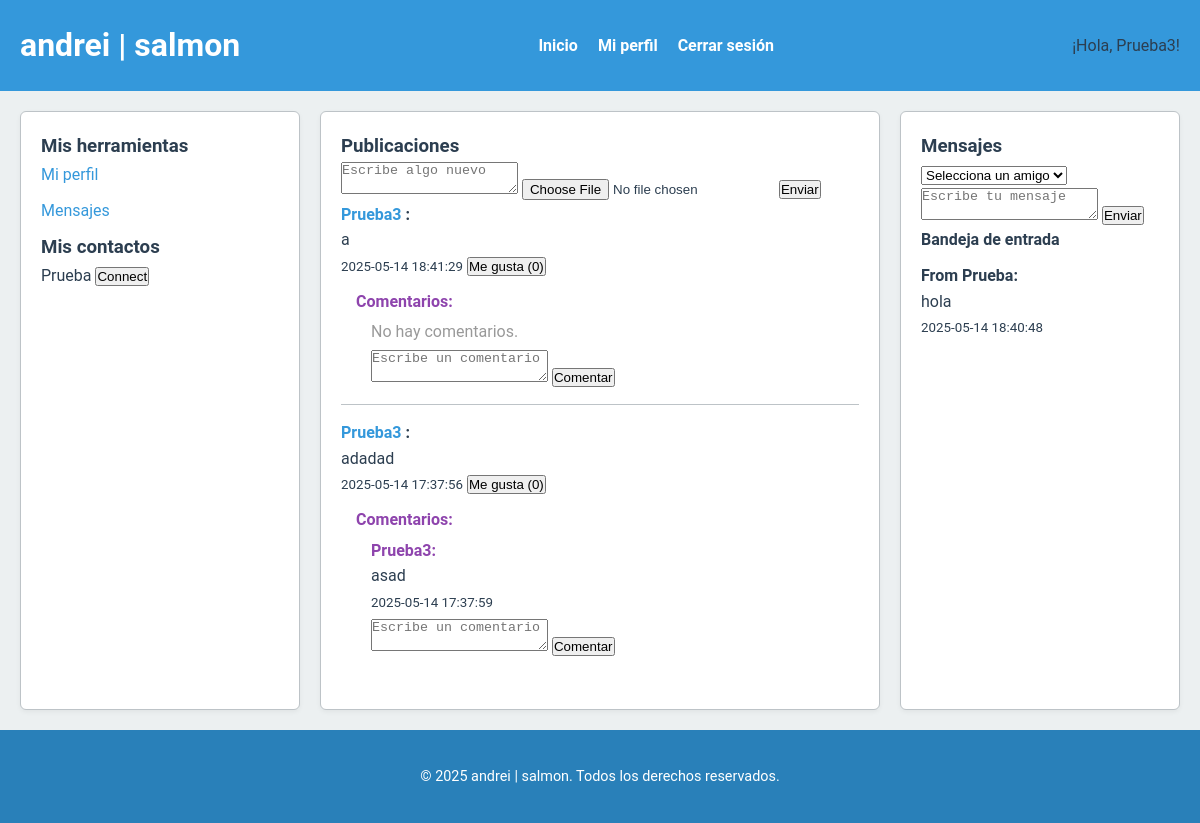
/index.php (signed in), run on the app's committed database.
### tables this page shows
CREATE TABLE users (
            id INTEGER PRIMARY KEY AUTOINCREMENT,
            username TEXT UNIQUE NOT NULL,
            password TEXT NOT NULL
        );

CREATE TABLE comments (
            id INTEGER PRIMARY KEY AUTOINCREMENT,
            post_id INTEGER NOT NULL,
            user_id INTEGER NOT NULL,
            content TEXT NOT NULL,
            created_at DATETIME DEFAULT CURRENT_TIMESTAMP,
            FOREIGN KEY(post_id) REFERENCES posts(id),
            FOREIGN KEY(user_id) REFERENCES users(id)
        );

CREATE TABLE messages (
            id INTEGER PRIMARY KEY AUTOINCREMENT,
            sender_id INTEGER NOT NULL,
            recipient_id INTEGER NOT NULL,
            content TEXT NOT NULL,
            created_at DATETIME DEFAULT CURRENT_TIMESTAMP,
            FOREIGN KEY(sender_id) REFERENCES users(id),
            FOREIGN KEY(recipient_id) REFERENCES users(id)
        );

### src/Models/User.php (called while the page is built, shortened)
<?php
class User {
    private $db;
    public function __construct($db) {
        $this->db = $db;
    }
    public function findById($id) {
        $stmt = $this->db->prepare('SELECT * FROM users WHERE id = ?');
        $stmt->bindValue(1, $id, SQLITE3_INTEGER);
        $result = $stmt->execute();
        return $result->fetchArray(SQLITE3_ASSOC);
    }
    public function getAllExcept($excludeId) {
        $stmt = $this->db->prepare('SELECT * FROM users WHERE id != ?');
        $stmt->bindValue(1, $excludeId, SQLITE3_INTEGER);
        $result = $stmt->execute();
        $users = [];
        while ($row = $result->fetchArray(SQLITE3_ASSOC)) {
            $users[] = $row;
        }
        return $users;
    }
}
?>

### src/Helpers/Utils.php (called while the page is built, shortened)
<?php
function escape($string) {
    return htmlspecialchars($string, ENT_QUOTES, 'UTF-8');
}
?>

### src/Models/Post.php (called while the page is built, shortened)
<?php
class Post {
    private $db;
    public function __construct($db) {
        $this->db = $db;
    }
    public function getFeedPosts($userId) {
        $stmt = $this->db->prepare('
            SELECT
                posts.id AS post_id,
                posts.user_id AS post_user_id,
                posts.content,
                posts.image_path,
                posts.created_at,
                users.username,
                (SELECT COUNT(*) FROM likes WHERE likes.post_id = posts.id) AS like_count
            FROM posts
            JOIN users ON posts.user_id = users.id
            WHERE posts.user_id = ?
               OR posts.user_id IN (SELECT friend_id FROM connections WHERE user_id = ?)
            ORDER BY posts.created_at DESC
        ');
        $stmt->bindValue(1, $userId, SQLITE3_INTEGER);
        $stmt->bindValue(2, $userId, SQLITE3_INTEGER);
        $result = $stmt->execute();
        $posts = [];
        while ($row = $result->fetchArray(SQLITE3_ASSOC)) {
            $posts[] = $row;
        }
        return $posts;
    }
}
?>

### src/Models/Comment.php (called while the page is built, shortened)
<?php
class Comment {
    private $db;
    public function __construct($db) {
        $this->db = $db;
    }
    public function getCommentsByPostId($postId) {
        $stmt = $this->db->prepare('
            SELECT c.*, u.username
            FROM comments c
            JOIN users u ON c.user_id = u.id
            WHERE c.post_id = ?
            ORDER BY c.created_at ASC
        ');
        $stmt->bindValue(1, $postId, SQLITE3_INTEGER);
        $result = $stmt->execute();
        $comments = [];
        while ($row = $result->fetchArray(SQLITE3_ASSOC)) {
            $comments[] = $row;
        }
        return $comments;
    }
}
?>

### src/Models/Message.php (called while the page is built, shortened)
<?php
class Message {
    private $db;
    public function __construct($db) {
        $this->db = $db;
    }
    public function getInbox($userId) {
        $stmt = $this->db->prepare('
            SELECT m.*, u.username AS sender_username
            FROM messages m
            JOIN users u ON m.sender_id = u.id
            WHERE m.recipient_id = ?
            ORDER BY m.created_at DESC
        ');
        $stmt->bindValue(1, $userId, SQLITE3_INTEGER);
        $result = $stmt->execute();
        $messages = [];
        while ($row = $result->fetchArray(SQLITE3_ASSOC)) {
            $messages[] = $row;
        }
        return $messages;
    }
}
?>

### views/home.php (the view, shortened to what this page needs)
<?php
include_once __DIR__ . '/header.php';
if (!isset($db)) {
    $db = (new Database())->getConnection();
}
require_once __DIR__ . '/../src/Models/Post.php';
$postModel = new Post($db);
$posts = $postModel->getFeedPosts($_SESSION['user_id']);
require_once __DIR__ . '/../src/Models/Comment.php';
$commentModel = new Comment($db);
foreach ($posts as &$post) {
    $post['comments'] = $commentModel->getCommentsByPostId($post['post_id']);
}
$others = $userModel->getAllExcept($_SESSION['user_id']);
require_once __DIR__ . '/../src/Models/Message.php';
$messageModel = new Message($db);
$messages = $messageModel->getInbox($_SESSION['user_id']);
?>
<main>
    <div class="left pane">
        <h3>Mis herramientas</h3>
        <ul>
            <li><a href="?action=profile">Mi perfil</a></li>
            <li><a href="#messages">Mensajes</a></li>
        </ul>
        <h3>Mis contactos</h3>
        <ul>
            <?php foreach ($others as $other): ?>
                <li>
                    <?php echo escape($other['username']); ?>
                    <form method="post" style="display:inline;">
                        <button type="submit">Connect</button>
                    </form>
                </li>
            <?php endforeach; ?>
        </ul>
    </div>
    <div class="center pane">
        <h3>Publicaciones</h3>
        <form method="post" enctype="multipart/form-data">
            <textarea name="content" placeholder="Escribe algo nuevo" required></textarea>
            <input type="file" name="image" accept=".jpg,.jpeg,.png">
            <button type="submit">Enviar</button>
        </form>
        <?php foreach ($posts as $post): ?>
            <div class="post">
                <strong>
                    <a href="?action=profile&user_id=<?php echo $post['post_user_id']; ?>">
                        <?php echo escape($post['username']); ?>
                    </a>:
                </strong>
                <p><?php echo escape($post['content']); ?></p>
                <small><?php echo escape($post['created_at']); ?></small>
                <form method="post" style="display:inline;">
                    <button type="submit">Me gusta (<?php echo $post['like_count']; ?>)</button>
                </form>
                <div class="comments" style="margin-top:10px;">
                    <strong>Comentarios:</strong>
                    <?php if (!empty($post['comments'])): ?>
                        <?php foreach ($post['comments'] as $comment): ?>
                            <div style="margin: 5px 0 0 15px;">
                                <strong><?php echo escape($comment['username']); ?>:</strong>
                                <p style="margin:0;"><?php echo escape($comment['content']); ?></p>
                                <small><?php echo escape($comment['created_at']); ?></small>
                            </div>
                        <?php endforeach; ?>
                    <?php else: ?>
                        <p style="margin: 5px 0 0 15px; color:#999;">No hay comentarios.</p>
                    <?php endif; ?>
                    <form method="post" style="margin-top: 5px; margin-left:15px;">
                        <textarea name="comment_content" rows="2" placeholder="Escribe un comentario" required></textarea>
                        <button type="submit">Comentar</button>
                    </form>
                </div>
            </div>
        <?php endforeach; ?>
    </div>
    <div class="right pane" id="messages">
        <h3>Mensajes</h3>
        <form method="post">
            <select name="recipient_id" required>
                <option value="" disabled selected>Selecciona un amigo</option>
            </select>
            <textarea name="message_content" placeholder="Escribe tu mensaje" required></textarea>
            <button type="submit">Enviar</button>
        </form>
        <h4>Bandeja de entrada</h4>
        <?php foreach ($messages as $message): ?>
            <div class="message">
                <strong>From <?php echo escape($message['sender_username']); ?>:</strong>
                <p><?php echo escape($message['content']); ?></p>
                <small><?php echo escape($message['created_at']); ?></small>
            </div>
        <?php endforeach; ?>
    </div>
</main>
<?php
include_once __DIR__ . '/footer.php';
?>

### public/index.php (shortened to what this page needs)
<?php
require_once __DIR__ . '/../src/Helpers/Utils.php';
$dbConnection = (new Database())->getConnection();
$action = $_GET['action'] ?? ($_POST['action'] ?? '');
switch ($action) {
    default:
        if (isset($_SESSION['user_id'])) {
            require_once __DIR__ . '/../src/Models/User.php';
            $userModel = new User($dbConnection);
            $user = $userModel->findById($_SESSION['user_id']);
            require_once __DIR__ . '/../views/home.php';
        } else {
            header("Location: index.php?action=login");
            exit;
        }
        break;
}
?>

### views/header.php (shortened to what this page needs)
<!DOCTYPE html>
<html lang="es">
<head>
    <link rel="stylesheet" href="assets/css/styles.css">
</head>
<body>
<header>
    <div class="header-container">
        <h1>andrei | salmon</h1>
        <nav>
            <ul>
                <li><a href="index.php">Inicio</a></li>
                <li><a href="index.php?action=profile">Mi perfil</a></li>
                <li><a href="?action=logout">Cerrar sesión</a></li>
            </ul>
        </nav>
        <div class="user-info">
            <?php
            if (isset($user) && isset($user['username'])) {
                echo "¡Hola, " . escape($user['username']) . "!";
            } else {
                echo "¡Hola, Usuario!";
            }
            ?>
        </div>
    </div>
</header>

### views/footer.php (shortened to what this page needs)
<footer>
    <div class="container">
        <p>&copy; <?php echo date("Y"); ?> andrei | salmon. Todos los derechos reservados.</p>
    </div>
</footer>
</body>
</html>

### public/assets/css/styles.css (style rules this page uses)
* { margin: 0; padding: 0; box-sizing: border-box; }
:root { --primary-color: #3498db; --primary-dark: #2980b9; --accent-color: #8e44ad; --bg-color: #ecf0f1; --text-color: #2c3e50; --divider-color: #bdc3c7; --error-color: #e74c3c; --font-family: 'Roboto', sans-serif; }
body { font-family: var(--font-family); font-size: 16px; background-color: var(--bg-color); color: var(--text-color); line-height: 1.6; }
header { background-color: var(--primary-color); padding: 20px 0; }
.header-container { max-width: 1200px; margin: 0 auto; padding: 0 20px; display: flex; justify-content: space-between; align-items: center; }
header h1 { font-size: 2rem; color: #fff; }
header nav ul { list-style: none; display: flex; gap: 20px; }
header nav ul li a { color: #fff; text-decoration: none; font-weight: bold; transition: color 0.2s ease-in-out; }
footer { background-color: var(--primary-dark); padding: 15px 0; text-align: center; color: #fff; font-size: 0.9rem; }
.container { max-width: 1200px; margin: 0 auto; padding: 20px; }
form { width: 100%; }
main { max-width: 1200px; margin: 20px auto; display: grid; grid-template-columns: 1fr 2fr 1fr; gap: 20px; padding: 0 20px; }
.pane { background: #fff; border: 1px solid var(--divider-color); border-radius: 6px; padding: 20px; box-shadow: 0 2px 5px rgba(0, 0, 0, 0.05); }
.pane ul { list-style: none; padding-left: 0; }
.pane ul li { margin-bottom: 10px; }
.post { border-bottom: 1px solid var(--divider-color); padding-bottom: 15px; margin-bottom: 15px; }
.post:last-child { border-bottom: none; }
.comments { margin-top: 10px; padding-left: 15px; }
.comments div { margin-bottom: 10px; }
.comments strong { color: var(--accent-color); }
.message { border-bottom: 1px solid var(--divider-color); padding: 10px 0; }
.message:last-child { border-bottom: none; }
a { text-decoration: none; color: var(--primary-color); transition: color 0.2s; }

### data on the page
users: username "Prueba3"
users: username "Prueba"
comments: user.username "Prueba3", content "asad", created_at "2025-05-14 17:37:59"
messages: sender.username "Prueba", content "hola", created_at "2025-05-14 18:40:48"

### other printed values
$post['username'] "Prueba3"
$post['content'] "a"
$post['created_at'] "2025-05-14 18:41:29"
$post['like_count'] "0"
$post['content'] "adadad"
$post['created_at'] "2025-05-14 17:37:56"
